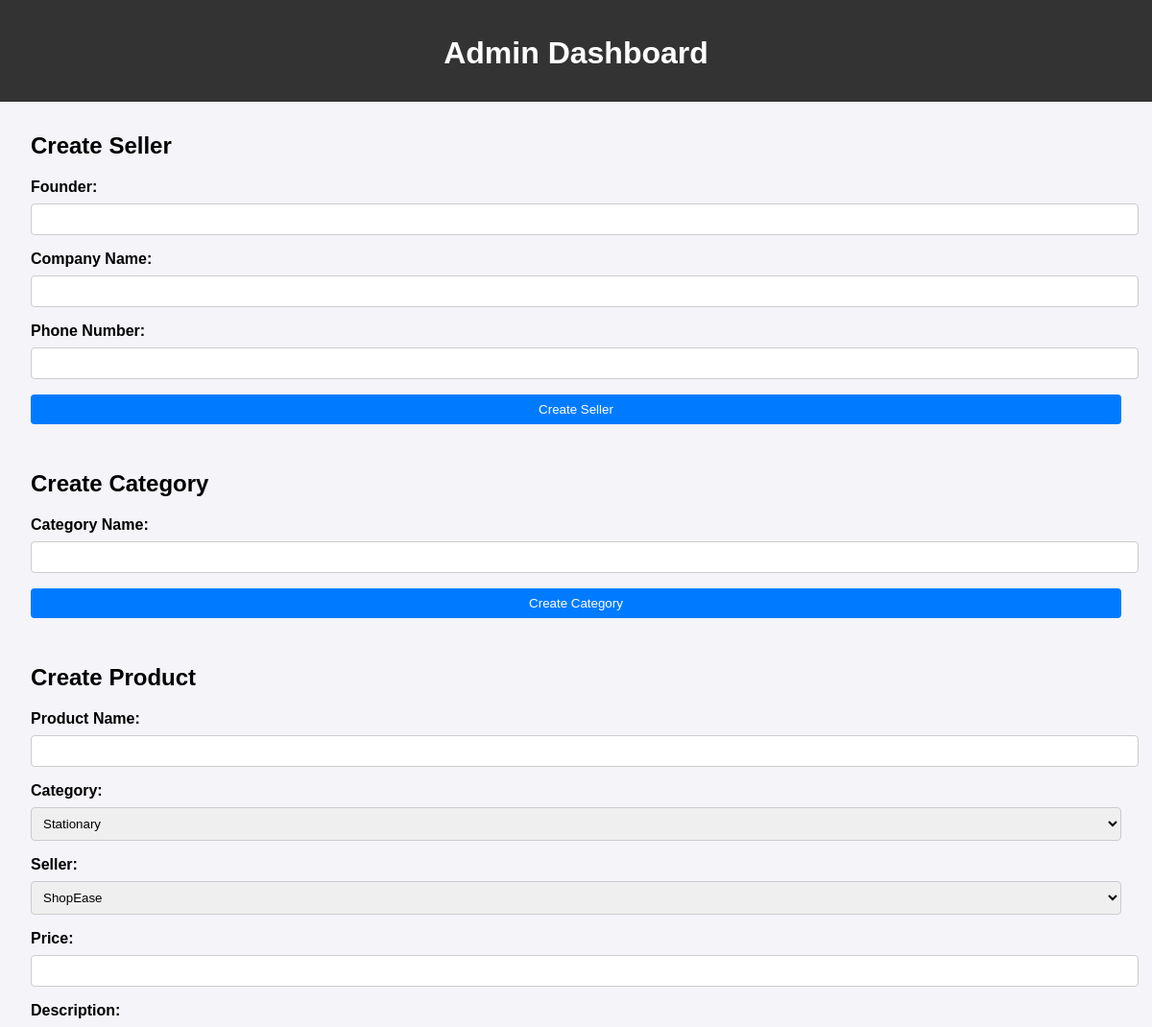
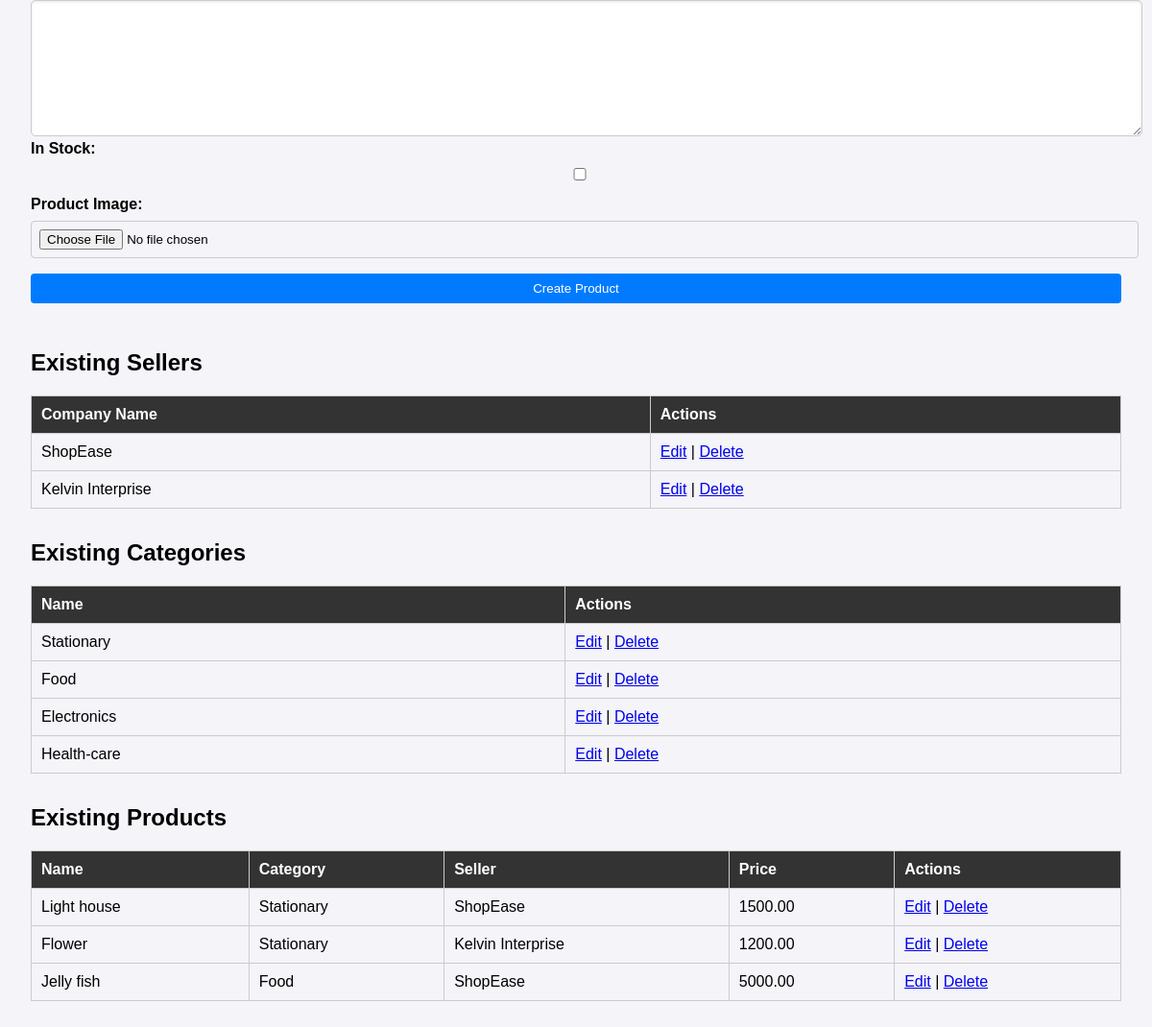
Screenshot of /admin-dashboard/ (signed in) with the database file from the repository (2 pictures, top to bottom).
### main/models.py (models this page shows, shortened)
class Seller(models.Model):
    founder = models.CharField(max_length=250)
    company_name = models.CharField(max_length=255)
    phone_number = models.CharField(max_length=15)

class Category(models.Model):
    name = models.CharField(max_length=255, unique=True)
    class Meta:
        verbose_name_plural = 'Catigories'

class Product(models.Model):
    name = models.CharField(max_length=255)
    description = models.TextField()
    price = models.DecimalField(max_digits=10, decimal_places=2)
    category = models.ForeignKey(
        Category, on_delete=models.CASCADE, related_name='products'
    )
    image = CloudinaryField('image')
    seller = models.ForeignKey(
        Seller, on_delete=models.SET_NULL, related_name='products', blank=True, null=True
    )
    in_stock = models.BooleanField(default=True)
    created_at = models.DateTimeField(auto_now_add=True)
    updated_at = models.DateTimeField(auto_now=True)

### main/views.py (the view)
# urls.py: path('admin-dashboard/', views.admin_dashboard, name='admin_dashboard'),
@login_required(login_url='login')
def admin_dashboard(request):
    sellers = Seller.objects.all()
    categories = Category.objects.all()
    products = Product.objects.all().order_by('-created_at')
    return render(request, 'dashboard.html', {
        'sellers': sellers,
        'categories': categories,
        'products': products,
    })

### main/templates/dashboard.html (shortened to what this page needs)
{% load static %}
<!DOCTYPE html>
<html lang="en">
<head>
    <link rel="stylesheet" href="{% static 'dashboard.css' %}">
</head>
<body>
    <header>
        <h1>Admin Dashboard</h1>
    </header>
    <main>
        <h2>Create Seller</h2>
        <form method="post" action="{% url 'create_seller' %}">
            <label for="founder">Founder:</label>
            <input type="text" id="founder" name="founder" required>
            <label for="company_name">Company Name:</label>
            <input type="text" id="company_name" name="company_name" required>
            <label for="phone_number">Phone Number:</label>
            <input type="text" id="phone_number" name="phone_number" required>
            <input type="submit" value="Create Seller">
        </form>
        <h2>Create Category</h2>
        <form method="post" action="{% url 'create_category' %}">
            <label for="name">Category Name:</label>
            <input type="text" id="name" name="name" required>
            <input type="submit" value="Create Category">
        </form>
        <h2>Create Product</h2>
        <form method="post" action="{% url 'create_product' %}" enctype="multipart/form-data">
            <label for="name">Product Name:</label>
            <input type="text" id="name" name="name" required>
            <label for="category">Category:</label>
            <select id="category" name="category" required>
                {% for category in categories %}
                    <option value="{{ category.id }}">{{ category.name }}</option>
                {% endfor %}
            </select>
            <label for="seller">Seller:</label>
            <select id="seller" name="seller" required>
                {% for seller in sellers %}
                    <option value="{{ seller.id }}">{{ seller.company_name }}</option>
                {% endfor %}
            </select>
            <label for="price">Price:</label>
            <input type="number" id="price" name="price" step="0.01" required>
            <label for="description">Description:</label>
            <textarea id="description" name="description" rows="4" required></textarea>
            <label for="in_stock">In Stock:</label>
            <input type="checkbox" id="in_stock" name="in_stock">
            <label for="image">Product Image:</label>
            <input type="file" id="image" name="image" accept="image/*">
            <input type="submit" value="Create Product">
        </form>
        <h2>Existing Sellers</h2>
        <table>
            <tr>
                <th>Company Name</th>
                <th>Actions</th>
            </tr>
            {% for seller in sellers %}
                <tr>
                    <td>{{ seller.company_name }}</td>
                    <td>
                        <a href="{% url 'edit_seller' seller.id %}">Edit</a> |
                        <a href="{% url 'delete_seller' seller.id %}">Delete</a>
                    </td>
                </tr>
            {% endfor %}
        </table>
        <h2>Existing Categories</h2>
        <table>
            <tr>
                <th>Name</th>
                <th>Actions</th>
            </tr>
            {% for category in categories %}
                <tr>
                    <td>{{ category.name }}</td>
                    <td>
                        <a href="{% url 'edit_category' category.id %}">Edit</a> |
                        <a href="{% url 'delete_category' category.id %}">Delete</a>
                    </td>
                </tr>
            {% endfor %}
        </table>
        <h2>Existing Products</h2>
        <table>
            <tr>
                <th>Name</th>
                <th>Category</th>
                <th>Seller</th>
                <th>Price</th>
                <th>Actions</th>
            </tr>
            {% for product in products %}
                <tr>
                    <td>{{ product.name }}</td>
                    <td>{{ product.category.name }}</td>
                    <td>{{ product.seller.company_name }}</td>
                    <td>{{ product.price }}</td>
                    <td>
                        <a href="{% url 'edit_product' product.id %}">Edit</a> |
                        <a href="{% url 'delete_product' product.id %}">Delete</a>
                    </td>
                </tr>
            {% endfor %}
        </table>
    </main>
</body>
</html>

### static/dashboard.css (style rules this page uses)
body { font-family: Arial, sans-serif; margin: 0; padding: 0; background-color: #f4f4f9; }
header { background-color: #333; color: #fff; padding: 1rem; text-align: center; }
main { margin: 2rem; }
h1 { margin-bottom: 1rem; text-align: center; }
table { width: 100%; border-collapse: collapse; margin-bottom: 2rem; }
table, th, td { border: 1px solid #ccc; }
th, td { padding: 10px; text-align: left; }
th { background-color: #333; color: #fff; }
button, input[type="submit"] { background-color: #007bff; color: white; padding: 0.5rem 1rem; border: none; cursor: pointer; border-radius: 4px; }
form { margin-bottom: 2rem; }
label { font-weight: bold; display: block; margin-bottom: 0.5rem; }
input, select { width: 100%; padding: 0.5rem; margin-bottom: 1rem; border: 1px solid #ccc; border-radius: 4px; }
textarea#description { width: 100%; height: 120px; padding: 10px; font-size: 14px; font-family: Arial, sans-serif; color: #333; border: 1px solid #ccc; border-radius: 5px; resize: vertical; box-shadow: inset 0 1px 3px rgba(0, 0, 0, 0.1); transition: border-color 0.3s, box-shadow 0.3s; }
textarea#description::placeholder { color: #aaa; font-style: italic; }

### rows the page displays
Seller: company_name "ShopEase"
Seller: company_name "Kelvin Interprise"
Category: name "Stationary"
Category: name "Food"
Category: name "Electronics"
Category: name "Health-care"
Product: name "Light house", category.name "Stationary", seller.company_name "ShopEase", price "1500.00"
Product: name "Flower", category.name "Stationary", seller.company_name "Kelvin Interprise", price "1200.00"
Product: name "Jelly fish", category.name "Food", seller.company_name "ShopEase", price "5000.00"

### other values shown
form field category "Stationary"
form field seller "ShopEase"
